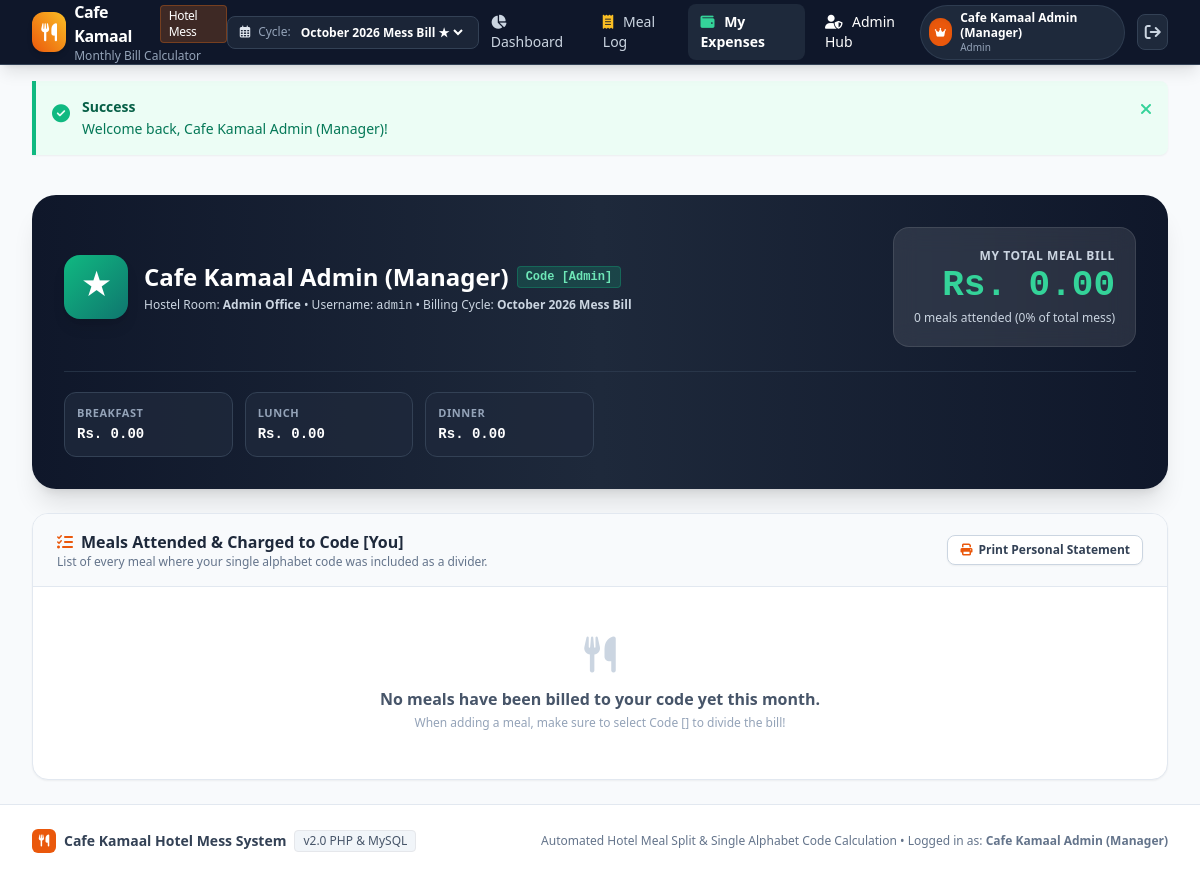
Page /my_expenses.php (signed in) on the committed database.
### tables this page shows
CREATE TABLE `users` (
  `id` INT AUTO_INCREMENT PRIMARY KEY,
  `username` VARCHAR(50) NOT NULL UNIQUE,
  `password` VARCHAR(255) NOT NULL,
  `full_name` VARCHAR(100) NOT NULL,
  `role` ENUM('admin', 'hosteller') NOT NULL DEFAULT 'hosteller',
  `code` CHAR(1) NULL UNIQUE,  
  `phone` VARCHAR(25) NULL,
  `room_no` VARCHAR(20) NULL,
  `plain_password_hint` VARCHAR(100) NULL,  
  `is_active` TINYINT(1) NOT NULL DEFAULT 1,
  `created_at` DATETIME NOT NULL DEFAULT CURRENT_TIMESTAMP,
  `updated_at` DATETIME NOT NULL DEFAULT CURRENT_TIMESTAMP ON UPDATE CURRENT_TIMESTAMP
);

CREATE TABLE `billing_months` (
  `id` INT AUTO_INCREMENT PRIMARY KEY,
  `name` VARCHAR(100) NOT NULL,
  `start_date` DATE NOT NULL,
  `end_date` DATE NOT NULL,
  `is_current` TINYINT(1) NOT NULL DEFAULT 1,
  `notes` TEXT NULL,
  `created_at` DATETIME NOT NULL DEFAULT CURRENT_TIMESTAMP
);

### config/helpers.php (called while the page is built, shortened)
<?php
function clean($data) {
    return htmlspecialchars(trim($data ?? ''), ENT_QUOTES, 'UTF-8');
}
function format_currency($amount) {
    return 'Rs. ' . number_format((float)$amount, 2);
}
function get_current_billing_month($pdo, $selected_id = null) {
    $stmt = $pdo->query("SELECT * FROM billing_months WHERE is_current = 1 ORDER BY id DESC LIMIT 1");
    $row = $stmt->fetch();
    if ($row) return $row;
    $stmt = $pdo->query("SELECT * FROM billing_months ORDER BY id DESC LIMIT 1");
    return $stmt->fetch();
}

### config/auth.php (called while the page is built, shortened)
<?php
function is_logged_in() {
    return isset($_SESSION['user_id']) && !empty($_SESSION['user_id']);
}
function get_logged_in_user() {
    return [
        'id'        => $_SESSION['user_id'],
        'username'  => $_SESSION['username'],
        'full_name' => $_SESSION['full_name'],
        'role'      => $_SESSION['role'],
        'code'      => $_SESSION['code'] ?? null,
    ];
}

### my_expenses.php (the view, shortened to what this page needs)
<?php
require_once __DIR__ . '/config/auth.php';
require_once __DIR__ . '/config/helpers.php';
require_once __DIR__ . '/includes/header.php';
$logged_user = get_logged_in_user();
$month_id = $current_month['id'] ?? 1;
$target_user_id = $logged_user['id'];
$h_stmt = $pdo->prepare("SELECT * FROM users WHERE id = ?");
$h_stmt->execute([$target_user_id]);
$hosteller = $h_stmt->fetch();
$meals_stmt = $pdo->prepare("
    SELECT m.*, me.share_amount,
           u_creator.full_name AS creator_name, u_creator.code AS creator_code,
           u_editor.full_name AS editor_name, u_editor.code AS editor_code
    FROM meal_eaters me
    JOIN meals m ON me.meal_id = m.id
    LEFT JOIN users u_creator ON m.created_by = u_creator.id
    LEFT JOIN users u_editor ON m.last_edited_by = u_editor.id
    WHERE me.user_id = ? AND m.month_id = ?
    ORDER BY m.meal_date DESC, m.meal_time DESC
");
$meals_stmt->execute([$target_user_id, $month_id]);
$my_meals = $meals_stmt->fetchAll();
$total_expense = 0;
$cat_breakdown = ['Breakfast' => 0, 'Lunch' => 0, 'Dinner' => 0, 'Tea & Snacks' => 0, 'Special Mess' => 0, 'Other' => 0];
$total_mess_stmt = $pdo->prepare("SELECT COALESCE(SUM(total_price), 0) FROM meals WHERE month_id = ?");
$total_mess_stmt->execute([$month_id]);
$total_mess_bill = (float)$total_mess_stmt->fetchColumn();
$percent_of_mess = ($total_mess_bill > 0) ? round(($total_expense / $total_mess_bill) * 100, 1) : 0;
?>
<div class="space-y-6">
    <section class="bg-gradient-to-r from-navy-900 via-slate-800 to-navy-900 text-white rounded-3xl p-6 sm:p-8 shadow-xl">
        <div class="flex flex-col md:flex-row md:items-center justify-between gap-6">
            <div class="flex items-center space-x-4">
                <div class="w-16 h-16 rounded-2xl bg-gradient-to-br from-emerald-500 to-teal-700 flex items-center justify-center font-mono font-black text-3xl text-white shadow-lg">
                    <?= clean($hosteller['code'] ?? '★') ?>
                </div>
                <div>
                    <div class="flex items-center gap-2">
                        <h2 class="text-xl sm:text-2xl font-black text-white"><?= clean($hosteller['full_name']) ?></h2>
                        <span class="text-xs bg-emerald-500/20 text-emerald-300 border border-emerald-500/30 font-mono font-bold px-2 py-0.5 rounded">
                            Code [<?= clean($hosteller['code'] ?? 'Admin') ?>]
                        </span>
                    </div>
                    <p class="text-xs text-slate-300 mt-1">
                        Hostel Room: <strong><?= clean($hosteller['room_no'] ?? 'N/A') ?></strong> &bull;
                        Username: <span class="font-mono"><?= clean($hosteller['username']) ?></span> &bull;
                        Billing Cycle: <strong class="text-brand-300"><?= clean($current_month['name'] ?? 'Active') ?></strong>
                    </p>
                </div>
            </div>
            <div class="bg-white/10 backdrop-blur-md rounded-2xl p-4 sm:p-5 border border-white/10 text-right min-w-[200px]">
                <div class="text-xs uppercase tracking-wider text-slate-300 font-bold">My Total Meal Bill</div>
                <div class="text-3xl sm:text-4xl font-black text-emerald-400 font-mono mt-0.5">
                    <?= format_currency($total_expense) ?>
                </div>
                <div class="text-xs text-slate-300 mt-1">
                    <?= count($my_meals) ?> meals attended (<?= $percent_of_mess ?>% of total mess)
                </div>
            </div>
        </div>
        <div class="mt-6 pt-5 border-t border-slate-700/60 grid grid-cols-2 sm:grid-cols-4 lg:grid-cols-6 gap-3">
            <?php foreach ($cat_breakdown as $cat => $amount): ?>
                <?php if ($amount > 0 || in_array($cat, ['Breakfast', 'Lunch', 'Dinner'])): ?>
                    <div class="bg-slate-800/80 rounded-xl p-3 border border-slate-700">
                        <div class="text-[11px] text-slate-400 font-semibold uppercase tracking-wider"><?= clean($cat) ?></div>
                        <div class="text-sm font-black font-mono text-white mt-0.5"><?= format_currency($amount) ?></div>
                    </div>
                <?php endif; ?>
            <?php endforeach; ?>
        </div>
    </section>
    <section class="bg-white rounded-2xl border border-slate-200 shadow-sm overflow-hidden">
        <div class="px-6 py-4 bg-slate-50 border-b border-slate-200 flex flex-col sm:flex-row sm:items-center justify-between gap-3">
            <div>
                <h3 class="text-base font-bold text-slate-800 flex items-center gap-2">
                    <i class="fa-solid fa-list-check text-brand-600"></i>
                    Meals Attended & Charged to Code [<?= clean($hosteller['code'] ?? 'You') ?>]
                </h3>
                <p class="text-xs text-slate-500">List of every meal where your single alphabet code was included as a divider.</p>
            </div>
            <div>
                <a href="print_bill.php?user_id=<?= $hosteller['id'] ?>" target="_blank" class="px-3 py-1.5 bg-white border border-slate-300 hover:border-slate-400 text-slate-700 rounded-lg text-xs font-semibold shadow-sm transition flex items-center gap-1.5">
                    <i class="fa-solid fa-print text-brand-600"></i> Print Personal Statement
                </a>
            </div>
        </div>
        <?php if (empty($my_meals)): ?>
            <div class="p-12 text-center text-slate-400">
                <i class="fa-solid fa-utensils text-4xl mb-3 text-slate-300"></i>
                <p class="text-base font-semibold text-slate-600">No meals have been billed to your code yet this month.</p>
                <p class="text-xs text-slate-400 mt-1">When adding a meal, make sure to select Code [<?= clean($hosteller['code']) ?>] to divide the bill!</p>
            </div>
        <?php endif; ?>
    </section>
</div>
<?php require_once __DIR__ . '/includes/footer.php'; ?>

### includes/footer.php (shortened to what this page needs)
</main>
<footer class="bg-white border-t border-slate-200 mt-auto py-6 text-sm text-slate-500">
    <div class="max-w-7xl mx-auto px-4 sm:px-6 lg:px-8 flex flex-col sm:flex-row items-center justify-between gap-4">
        <div class="flex items-center space-x-2">
            <span class="w-6 h-6 rounded-md bg-brand-600 flex items-center justify-center text-white text-xs font-bold">
                <i class="fa-solid fa-utensils"></i>
            </span>
            <span class="font-bold text-slate-700">Cafe Kamaal Hotel Mess System</span>
            <span class="text-xs bg-slate-100 px-2 py-0.5 rounded border text-slate-600">v2.0 PHP & MySQL</span>
        </div>
        <div class="text-xs text-slate-500 text-center sm:text-right">
            <span>Automated Hotel Meal Split & Single Alphabet Code Calculation</span> &bull;
            <span>Logged in as: <strong><?= clean($current_user['full_name'] ?? 'Guest') ?></strong> <?= (!empty($current_user['code'])) ? '(Code ' . clean($current_user['code']) . ')' : '' ?></span>
        </div>
    </div>
</footer>
</body>
</html>

### rows in the picture
users: code "★", full_name "Cafe Kamaal Admin (Manager)", code "Admin", room_no "Admin Office", username "admin", code "You"
billing_months: name "October 2026 Mess Bill"

### other values in the picture
$current_user['full_name'] "Cafe Kamaal Admin (Manager)"
$current_user['role'] "Admin"
$flash_succ "Welcome back, Cafe Kamaal Admin (Manager)!"
format_currency($total_expense) "Rs. 0.00"
count($my_meals) "0"
$percent_of_mess "0"
$cat "BREAKFAST"
format_currency($amount) "Rs. 0.00"
$cat "LUNCH"
$cat "DINNER"
form field value "October 2026 Mess Bill ★"
